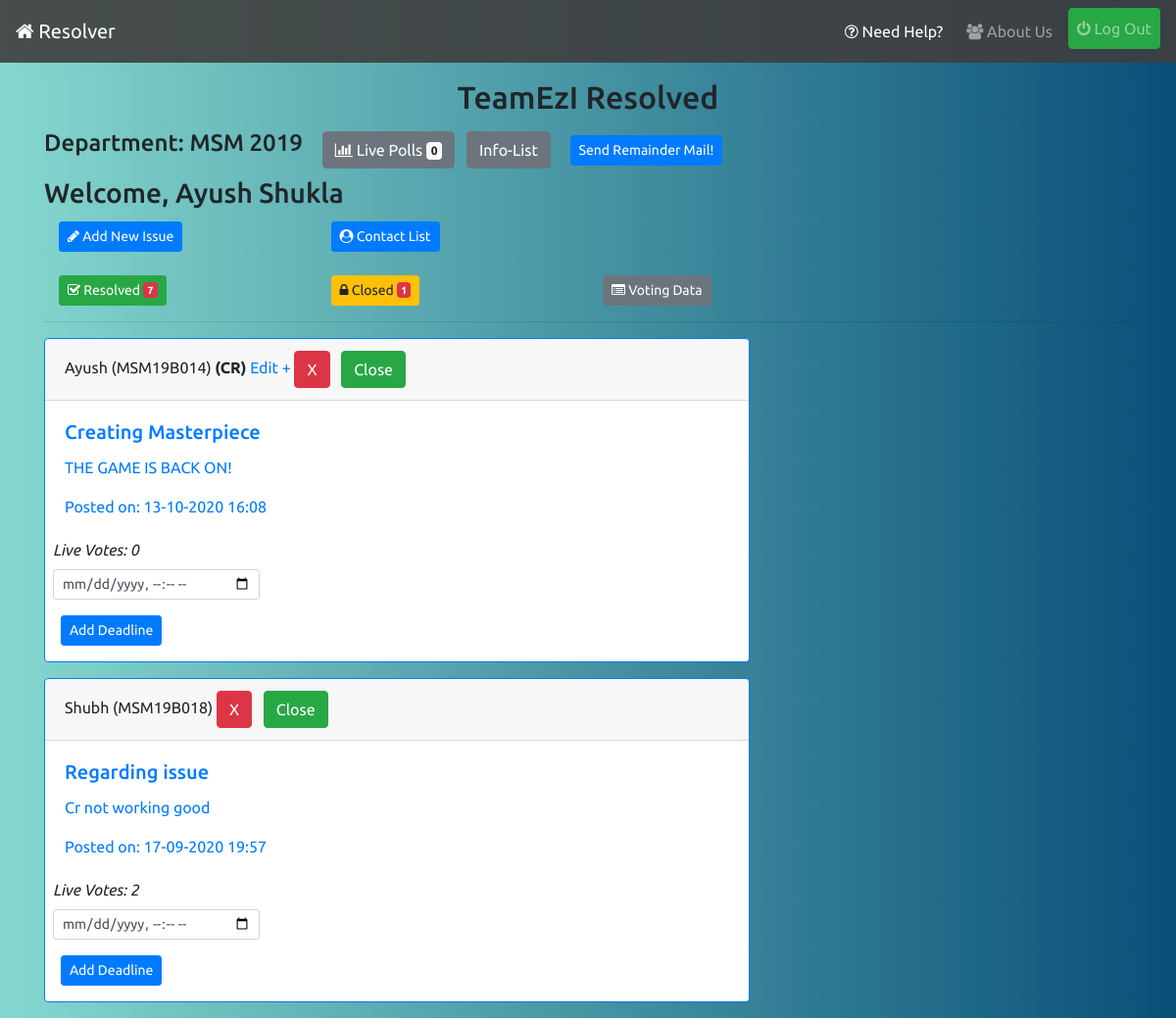
The page / (signed in) on the database as committed earlier.
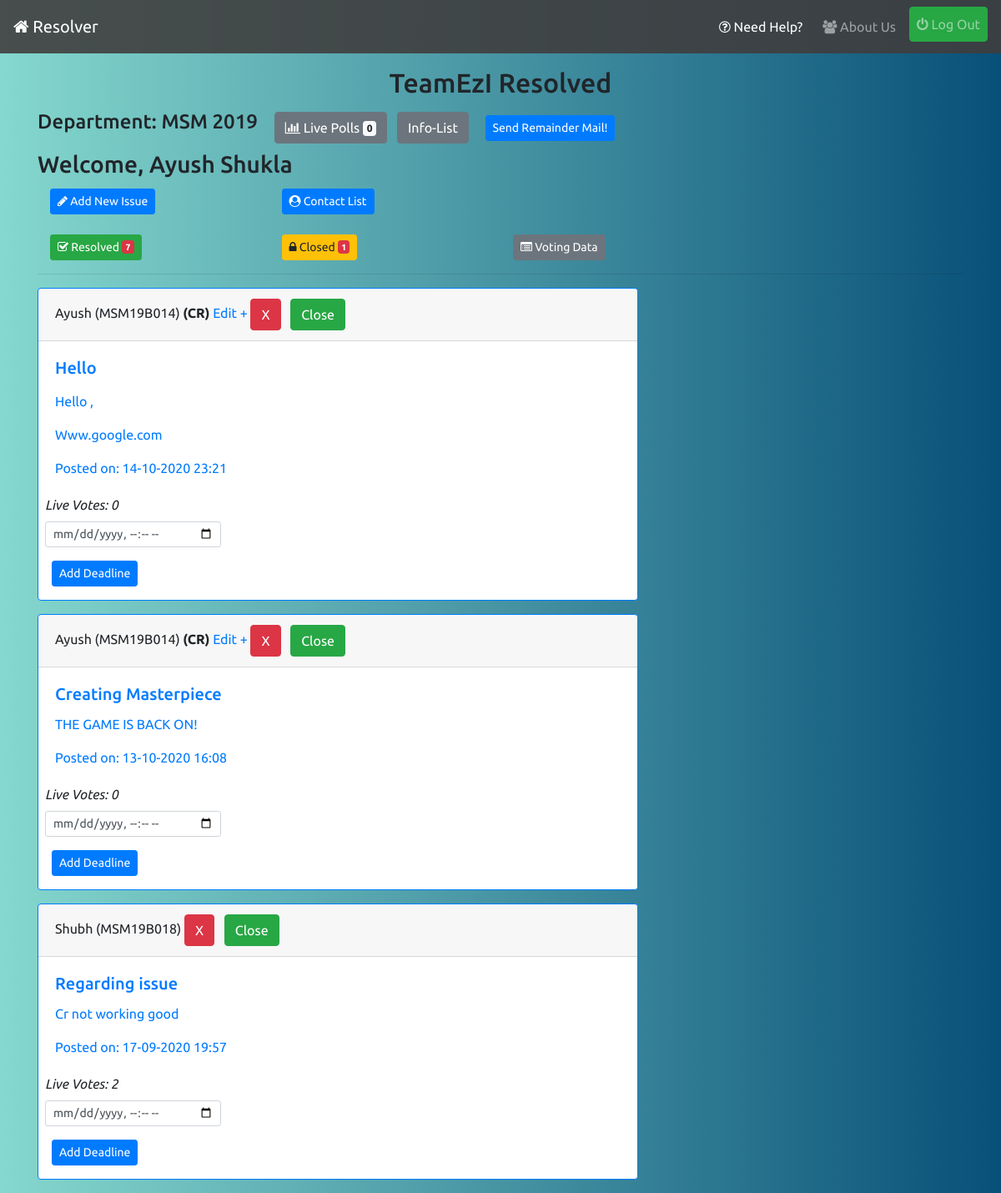
The same page on the database as committed later.
### reporter/models.py (models this page shows, shortened)
class Report(models.Model):
    user = models.ForeignKey(UserInfo,on_delete=models.CASCADE,blank=True)
    title = models.CharField('Subject',max_length=56)
    content = models.TextField('Issue')
    department = models.CharField(max_length=20,blank=True)
    year = models.CharField(max_length=4,blank=True)
    timestamp = models.DateTimeField(auto_now_add=True)
    updated = models.DateTimeField(auto_now=True)
    active = models.BooleanField(default=True)
    resolved = models.BooleanField(default=False)
    cr_line = models.CharField(max_length=256,null=True,blank=True)
    upvotes = models.IntegerField(default=0)
    downvotes = models.IntegerField(default=0)
    deadline = models.DateTimeField(null=True)
    class Meta:
        ordering = ['-timestamp']

### profiles/models.py (models this page shows, shortened)
class UserInfo(models.Model):
    user = models.OneToOneField(User,on_delete=models.CASCADE,related_name='info')
    is_cr = models.BooleanField(default=False)
    department = models.CharField(max_length=20)
    join_year = models.CharField(max_length=4)
    institute = models.ForeignKey(Institute,on_delete=models.CASCADE,related_name='allusers')
    registered_on = models.DateTimeField(auto_now_add=True)
    total_upvotes = models.IntegerField(default=0)
    total_downvotes = models.IntegerField(default=0)
    total_novotes = models.IntegerField(default=0)
    class Meta:
        ordering = ['-total_upvotes','-total_downvotes','-total_novotes']

class User(AbstractUser):
    pass

### reporter/views.py (the view)
# urls.py: path('',views.index_view,name='index'),
def index_view(request):
    qs = []
    form = DeadlineForm()
    if request.user.is_authenticated:
        qs = Report.objects.filter(active=True,department=request.user.info.department,year=request.user.info.join_year,resolved=False)
    return render(request,'reporter/index.html',{'issue_list':qs,'form':form})

### reporter/forms.py
class DeadlineForm(forms.ModelForm):
    class Meta:
        model = Report
        fields = ['deadline']
        widgets = {
            'deadline': forms.DateTimeInput(attrs={'type':'datetime-local','class': 'form-control-sm'})
        }
        labels = {
            'deadline': ''
        }

### reporter/context-processors.py (called while the page is built)
def pending_issue_list_context(request):
    if request.user.is_superuser:
        return {}
    pending=-1
    if request.user.is_authenticated:
        pending = Report.objects.filter(active=False,department=request.user.info.department,year=request.user.info.join_year,resolved=False).count()
    return {"pending_issue_count":pending}

def resolved_issue_list_context(request):
    if request.user.is_superuser:
        return {}
    resolved=-1
    if request.user.is_authenticated:
        resolved = Report.objects.filter(active=False,department=request.user.info.department,year=request.user.info.join_year,resolved=True).count()
    return {"resolved_issue_count":resolved}

### reporter/templates/reporter/index.html (shortened to what the changed rows need)
{% extends 'base.html' %}
{% load static %}
{% load crispy_forms_tags %}
{% load mathfilters %}
{% block content %}
<div>
    {% if request.user.is_authenticated %}
    <h2 class="mt-3 text-center">TeamEzI Resolved</h2>
    {% endif %}
    {% if request.user.is_authenticated %}
    {% for issue in issue_list %}
    <div class="card border-primary mb-3" style="max-width: 45rem;">
        <div class="card-header">{{issue.user.user.first_name}} ({{issue.user.user.username|upper}}) {% if issue.user.is_cr %}<strong>(CR)</strong>{% endif %}{% if request.user == issue.user.user %} <a href="{% url 'reporter:edit' issue.id %}">Edit +</a>{% endif %} {% if request.user.info.is_cr or request.user == issue.user.user %}<button type="button" class="btn btn-danger" data-toggle="modal" data-target="#deleteModal">X</button>{% endif %}{% if request.user.info.is_cr %} <a class="btn btn-success ml-2" href="{% url 'reporter:close-issue' issue.id %}">Close</a> {% endif %}</div>
        <div class="card-body text-primary">
            <h5 class="card-title">{{issue.title}}</h5>
            <p class="card-text" >{{issue.content|safe}}</p>
          <p class="card-text">Posted on: {{issue.timestamp|date:'d-m-Y H:i'}}</p>
        </div>
        {% if request.user.info.is_cr %}
            {% with upvote=issue.upvotes|abs downvote=issue.downvotes|abs %}
            <span class="ml-2"><em>Live Votes: {{upvote|add:downvote}}</em></span>
            {% endwith %}
        {% endif %}
        {% if issue.deadline %}
            <p class="deadline-date ml-2"><em>Deadline: </em>{{issue.deadline}}</p>
            {% if request.user.info.is_cr %}
            <p class="ml-3"><a class="btn btn-danger btn-sm" href="{% url 'reporter:remove-deadline' issue.id %}">Remove Deadline</a></p>
            {% endif %}
        {% else %}
            {% if request.user.info.is_cr %}
                <div class="row">
                    <div class="col-lg-4 col-md-6 col-sm-8  ">
                        <div class=" ml-2 mt-2 pb-3 deadline">
                            <form action="{% url 'reporter:add-deadline' %}" method="post">
                                {{form|crispy}}
                                <input class="ml-2 btn btn-primary btn-sm" type="submit" value="Add Deadline">
                            </form>
                        </div>
                    </div>
                </div>
            {% endif %}
        {% endif %}
    </div>
    {% empty %}
    <p class="lead">Woohoo, No Active Issues!</p>
    {% endfor %}
    {% endif %}
</div>
{% endblock %}

Rows that differ between the two databases and show on the page:
added Report: user.user.first_name "Ayush", user.user.username "MSM19B014", shows "(CR)", shows "Edit +", title "Hello", content "Hello , Www.google.com", timestamp "14-10-2020 23:21", value "0"
